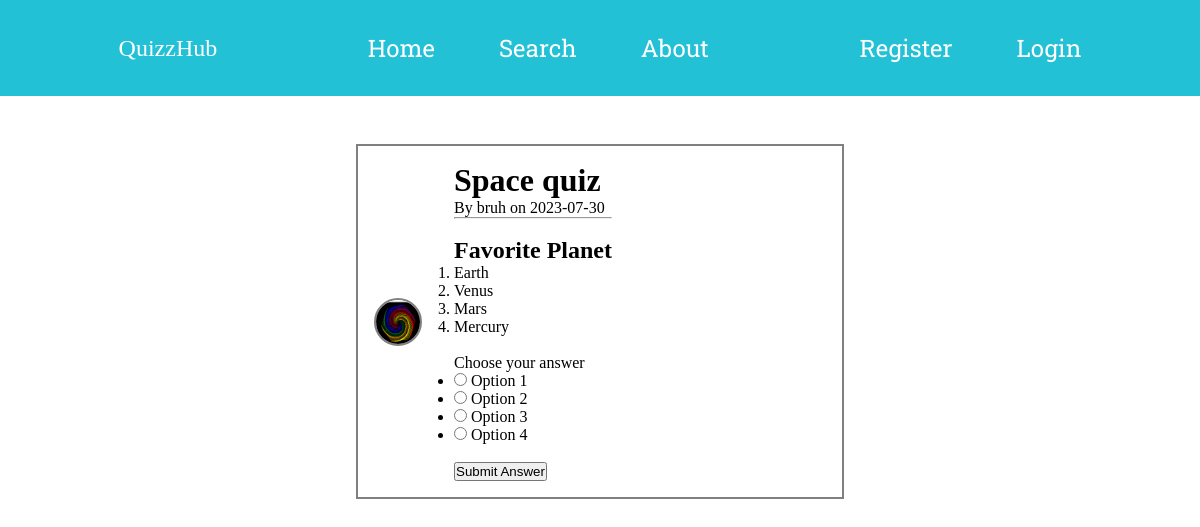
The app's page /quiz/1 with its own data.
### quizzhub/models.py (models this page shows, shortened)
class User(db.Model,UserMixin):
    id = db.Column(db.Integer, primary_key=True)
    username = db.Column(db.String(20), unique=True, nullable=False)
    email = db.Column(db.String(120), unique=True, nullable=False)
    image_file = db.Column(db.String(20), nullable=False, default='default.jpg')
    password = db.Column(db.String(60), nullable=False)
    quizes = db.relationship('Quiz', backref='author', lazy=True)

class Quiz(db.Model):
    id = db.Column(db.Integer, primary_key=True)
    title = db.Column(db.String(100), nullable=False)
    date_posted = db.Column(db.DateTime, nullable=False, default=datetime.utcnow)
    question = db.Column(db.Text, nullable=False)
    option1 = db.Column(db.String(100), nullable=False)
    option2 = db.Column(db.String(100), nullable=False)
    option3 = db.Column(db.String(100), nullable=False)
    option4 = db.Column(db.String(100), nullable=False)
    correct_option = db.Column(db.String(100), nullable=False)
    user_id = db.Column(db.Integer, db.ForeignKey('user.id'), nullable=False)

### quizzhub/routes.py (the view, shortened to what this page needs)
@app.route("/quiz/<int:quiz_id>", methods=['GET', 'POST'])
def quiz(quiz_id):
    quiz = Quiz.query.get_or_404(quiz_id)
    form=AttemptQuiz()
    return render_template('quiz.html', title=quiz.title, quiz=quiz, form=form)

### quizzhub/forms.py
class AttemptQuiz(FlaskForm):
    answer= RadioField('Choose your answer',choices=[
        ('option1', 'Option 1'),
        ('option2', 'Option 2'),
        ('option3', 'Option 3'),
        ('option4', 'Option 4')
    ])
    submit = SubmitField('Submit Answer')

### quizzhub/templates/quiz.html (shortened to what this page needs)
{% extends "layout.html" %}
{% block content %}
<div class="quiz-container">
    <img class="display-img" src="{{url_for('static',filename='profile_pics/'+ quiz.author.image_file)}}" alt="">
    <div class="display-content">
         <h1>{{quiz.title}}</h1>
         <p>By {{quiz.author.username}} on {{quiz.date_posted.strftime('%Y-%m-%d')}}</p>
        <hr><br>
        <h2>{{ quiz.question }}</h2>
        <ol>
            <li>{{ quiz.option1 }}</li>
            <li>{{ quiz.option2 }}</li>
            <li>{{ quiz.option3 }}</li>
            <li>{{ quiz.option4 }}</li>
        </ol>
        <br>
        <form method="POST">
            {{ form.answer.label }}
            {{ form.answer }}
            <br>
            {{ form.submit }}
        </form>
    </div>
</div>
{% endblock content%}

### quizzhub/static/css/main.css (style rules this page uses)
:root { --blue:rgb(34, 193, 214) }
* { padding: 0; margin: 0; box-sizing: border-box; }
body { width: 100vw; min-height: 100vh; }
.display-img { border-radius: 50%; border: 2px solid gray; width: 3rem; height: 3rem; }
.quiz-container { border: 2px solid gray; margin: 2rem; padding: 1rem; display: flex; align-items: center; justify-content: flex-start; gap: 2rem; }

### records on screen
User: image_file (picture), author.username "bruh"
Quiz: title "Space quiz", date_posted "2023-07-30", question "Favorite Planet", option1 "Earth", option2 "Venus", option3 "Mars", option4 "Mercury"
